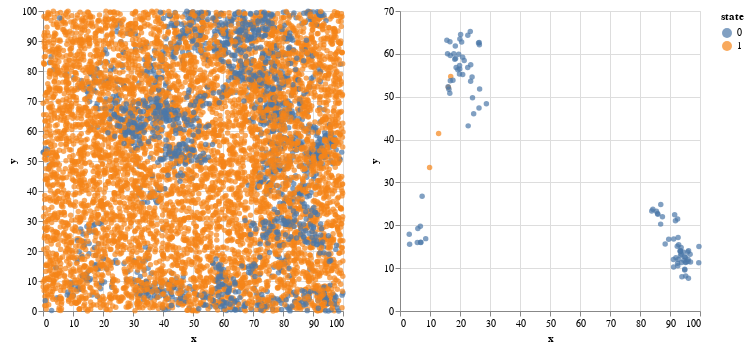

Notebook cell for this chart:
### Code cell
(alt.Chart(db.query('trial == 0').query('reward_trial == 1')).mark_circle().encode(
    x = 'x',
    y = 'y',
    order = 'step',
    color = 'state:N'
) | alt.Chart(db.query('trial == 50').query('reward_trial == 0')).mark_circle().encode(
    x = 'x',
    y = 'y',
    order = 'step',
    color = 'state:N'
))

### Figure 1 — Vega-Lite specification as saved in the notebook (floating-point values rounded to 4 significant figures; data arrays with more than 128 entries replaced by an {"elided": "..."} marker saying what was removed)
{"config": {"view": {"continuousWidth": 300, "continuousHeight": 300}}, "hconcat": [{"data": {"name": "data-dc6f422575a2f3bf9d7c2ef310e9dc19"}, "mark": {"type": "circle"}, "encoding": {"color": {"field": "state", "type": "nominal"}, "order": {"field": "step", "type": "quantitative"}, "x": {"field": "x", "type": "quantitative"}, "y": {"field": "y", "type": "quantitative"}}}, {"data": {"name": "data-1b1de166c701e15b2506515ea52c845c"}, "mark": {"type": "circle"}, "encoding": {"color": {"field": "state", "type": "nominal"}, "order": {"field": "step", "type": "quantitative"}, "x": {"field": "x", "type": "quantitative"}, "y": {"field": "y", "type": "quantitative"}}}], "$schema": "https://vega.github.io/schema/vega-lite/v5.17.0.json", "datasets": {"data-dc6f422575a2f3bf9d7c2ef310e9dc19": {"elided": "7872 records"}, "data-1b1de166c701e15b2506515ea52c845c": [{"trial": 50, "step": 0, "x": 91.82, "y": 21.03, "x_target": 16.17, "y_target": 40.95, "state": 0, "counter": 0, "reward": 0, "state_counter": 0, "reward_counter": 1, "reward_trial": 0}, {"trial": 50, "step": 1, "x": 92.54, "y": 21.45, "x_target": 16.17, "y_target": 40.95, "state": 0, "counter": 1, "reward": 0, "state_counter": 0, "reward_counter": 2, "reward_trial": 0}, {"trial": 50, "step": 2, "x": 91.55, "y": 22.48, "x_target": 16.17, "y_target": 40.95, "state": 0, "counter": 2, "reward": 0, "state_counter": 0, "reward_counter": 3, "reward_trial": 0}, {"trial": 50, "step": 3, "x": 87.48, "y": 22.02, "x_target": 16.17, "y_target": 40.95, "state": 0, "counter": 3, "reward": 0, "state_counter": 0, "reward_counter": 4, "reward_trial": 0}, {"trial": 50, "step": 4, "x": 84.28, "y": 23.77, "x_target": 16.17, "y_target": 40.95, "state": 0, "counter": 4, "reward": 0, "state_counter": 0, "reward_counter": 5, "reward_trial": 0}, {"trial": 50, "step": 5, "x": 85.85, "y": 22.75, "x_target": 16.17, "y_target": 40.95, "state": 0, "counter": 5, "reward": 0, "state_counter": 0, "reward_counter": 6, "reward_trial": 0}, {"trial": 50, "step": 6, "x": 85.48, "y": 23.27, "x_target": 16.17, "y_target": 40.95, "state": 0, "counter": 6, "reward": 0, "state_counter": 0, "reward_counter": 7, "reward_trial": 0}, {"trial": 50, "step": 7, "x": 86.92, "y": 24.84, "x_target": 16.17, "y_target": 40.95, "state": 0, "counter": 7, "reward": 0, "state_counter": 0, "reward_counter": 8, "reward_trial": 0}, {"trial": 50, "step": 8, "x": 83.92, "y": 23.34, "x_target": 16.17, "y_target": 40.95, "state": 0, "counter": 8, "reward": 0, "state_counter": 0, "reward_counter": 9, "reward_trial": 0}, {"trial": 50, "step": 9, "x": 85.96, "y": 22.55, "x_target": 16.17, "y_target": 40.95, "state": 0, "counter": 9, "reward": 0, "state_counter": 0, "reward_counter": 10, "reward_trial": 0}, {"trial": 50, "step": 10, "x": 86.88, "y": 20.27, "x_target": 16.17, "y_target": 40.95, "state": 0, "counter": 10, "reward": 0, "state_counter": 0, "reward_counter": 11, "reward_trial": 0}, {"trial": 50, "step": 11, "x": 89.57, "y": 16.72, "x_target": 16.17, "y_target": 40.95, "state": 0, "counter": 11, "reward": 0, "state_counter": 0, "reward_counter": 12, "reward_trial": 0}, {"trial": 50, "step": 12, "x": 88.39, "y": 15.61, "x_target": 16.17, "y_target": 40.95, "state": 0, "counter": 12, "reward": 0, "state_counter": 0, "reward_counter": 13, "reward_trial": 0}, {"trial": 50, "step": 13, "x": 92.9, "y": 15.44, "x_target": 16.17, "y_target": 40.95, "state": 0, "counter": 13, "reward": 0, "state_counter": 0, "reward_counter": 14, "reward_trial": 0}, {"trial": 50, "step": 14, "x": 92.73, "y": 12.0, "x_target": 16.17, "y_target": 40.95, "state": 0, "counter": 14, "reward": 0, "state_counter": 0, "reward_counter": 15, "reward_trial": 0}, {"trial": 50, "step": 15, "x": 92.41, "y": 15.11, "x_target": 16.17, "y_target": 40.95, "state": 0, "counter": 15, "reward": 0, "state_counter": 0, "reward_counter": 16, "reward_trial": 0}, {"trial": 50, "step": 16, "x": 92.7, "y": 17.18, "x_target": 16.17, "y_target": 40.95, "state": 0, "counter": 16, "reward": 0, "state_counter": 0, "reward_counter": 17, "reward_trial": 0}, {"trial": 50, "step": 17, "x": 93.71, "y": 14.84, "x_target": 16.17, "y_target": 40.95, "state": 0, "counter": 17, "reward": 0, "state_counter": 0, "reward_counter": 18, "reward_trial": 0}, {"trial": 50, "step": 18, "x": 94.34, "y": 13.74, "x_target": 16.17, "y_target": 40.95, "state": 0, "counter": 18, "reward": 0, "state_counter": 0, "reward_counter": 19, "reward_trial": 0}, {"trial": 50, "step": 19, "x": 95.17, "y": 11.33, "x_target": 16.17, "y_target": 40.95, "state": 0, "counter": 19, "reward": 0, "state_counter": 0, "reward_counter": 20, "reward_trial": 0}, {"trial": 50, "step": 20, "x": 94.92, "y": 9.76, "x_target": 16.17, "y_target": 40.95, "state": 0, "counter": 20, "reward": 0, "state_counter": 0, "reward_counter": 21, "reward_trial": 0}, {"trial": 50, "step": 21, "x": 94.91, "y": 9.565, "x_target": 16.17, "y_target": 40.95, "state": 0, "counter": 21, "reward": 0, "state_counter": 0, "reward_counter": 22, "reward_trial": 0}, {"trial": 50, "step": 22, "x": 96.2, "y": 14.05, "x_target": 16.17, "y_target": 40.95, "state": 0, "counter": 22, "reward": 0, "state_counter": 0, "reward_counter": 23, "reward_trial": 0}, {"trial": 50, "step": 23, "x": 96.84, "y": 11.46, "x_target": 16.17, "y_target": 40.95, "state": 0, "counter": 23, "reward": 0, "state_counter": 0, "reward_counter": 24, "reward_trial": 0}, {"trial": 50, "step": 24, "x": 93.97, "y": 8.017, "x_target": 16.17, "y_target": 40.95, "state": 0, "counter": 24, "reward": 0, "state_counter": 0, "reward_counter": 25, "reward_trial": 0}, {"trial": 50, "step": 25, "x": 95.23, "y": 8.181, "x_target": 16.17, "y_target": 40.95, "state": 0, "counter": 25, "reward": 0, "state_counter": 0, "reward_counter": 26, "reward_trial": 0}, {"trial": 50, "step": 26, "x": 96.15, "y": 7.643, "x_target": 16.17, "y_target": 40.95, "state": 0, "counter": 26, "reward": 0, "state_counter": 0, "reward_counter": 27, "reward_trial": 0}, {"trial": 50, "step": 27, "x": 95.86, "y": 13.76, "x_target": 16.17, "y_target": 40.95, "state": 0, "counter": 27, "reward": 0, "state_counter": 0, "reward_counter": 28, "reward_trial": 0}, {"trial": 50, "step": 28, "x": 93.84, "y": 11.34, "x_target": 16.17, "y_target": 40.95, "state": 0, "counter": 28, "reward": 0, "state_counter": 0, "reward_counter": 29, "reward_trial": 0}, {"trial": 50, "step": 29, "x": 91.23, "y": 16.78, "x_target": 16.17, "y_target": 40.95, "state": 0, "counter": 29, "reward": 0, "state_counter": 0, "reward_counter": 30, "reward_trial": 0}, {"trial": 50, "step": 30, "x": 93.51, "y": 13.93, "x_target": 16.17, "y_target": 40.95, "state": 0, "counter": 30, "reward": 0, "state_counter": 0, "reward_counter": 31, "reward_trial": 0}, {"trial": 50, "step": 31, "x": 95.16, "y": 12.51, "x_target": 16.17, "y_target": 40.95, "state": 0, "counter": 31, "reward": 0, "state_counter": 0, "reward_counter": 32, "reward_trial": 0}, {"trial": 50, "step": 32, "x": 91.13, "y": 12.01, "x_target": 16.17, "y_target": 40.95, "state": 0, "counter": 32, "reward": 0, "state_counter": 0, "reward_counter": 33, "reward_trial": 0}, {"trial": 50, "step": 33, "x": 96.03, "y": 11.57, "x_target": 16.17, "y_target": 40.95, "state": 0, "counter": 33, "reward": 0, "state_counter": 0, "reward_counter": 34, "reward_trial": 0}, {"trial": 50, "step": 34, "x": 95.35, "y": 11.42, "x_target": 16.17, "y_target": 40.95, "state": 0, "counter": 34, "reward": 0, "state_counter": 0, "reward_counter": 35, "reward_trial": 0}, {"trial": 50, "step": 35, "x": 94.62, "y": 11.82, "x_target": 16.17, "y_target": 40.95, "state": 0, "counter": 35, "reward": 0, "state_counter": 0, "reward_counter": 36, "reward_trial": 0}, {"trial": 50, "step": 36, "x": 96.04, "y": 12.05, "x_target": 16.17, "y_target": 40.95, "state": 0, "counter": 36, "reward": 0, "state_counter": 0, "reward_counter": 37, "reward_trial": 0}, {"trial": 50, "step": 37, "x": 94.91, "y": 12.66, "x_target": 16.17, "y_target": 40.95, "state": 0, "counter": 37, "reward": 0, "state_counter": 0, "reward_counter": 38, "reward_trial": 0}, {"trial": 50, "step": 38, "x": 92.61, "y": 10.54, "x_target": 16.17, "y_target": 40.95, "state": 0, "counter": 38, "reward": 0, "state_counter": 0, "reward_counter": 39, "reward_trial": 0}, {"trial": 50, "step": 39, "x": 92.53, "y": 11.13, "x_target": 16.17, "y_target": 40.95, "state": 0, "counter": 39, "reward": 0, "state_counter": 0, "reward_counter": 40, "reward_trial": 0}, {"trial": 50, "step": 40, "x": 91.21, "y": 10.25, "x_target": 16.17, "y_target": 40.95, "state": 0, "counter": 40, "reward": 0, "state_counter": 0, "reward_counter": 41, "reward_trial": 0}, {"trial": 50, "step": 41, "x": 91.96, "y": 12.45, "x_target": 16.17, "y_target": 40.95, "state": 0, "counter": 41, "reward": 0, "state_counter": 0, "reward_counter": 42, "reward_trial": 0}, {"trial": 50, "step": 42, "x": 93.77, "y": 13.22, "x_target": 16.17, "y_target": 40.95, "state": 0, "counter": 42, "reward": 0, "state_counter": 0, "reward_counter": 43, "reward_trial": 0}, {"trial": 50, "step": 43, "x": 93.41, "y": 13.87, "x_target": 16.17, "y_target": 40.95, "state": 0, "counter": 43, "reward": 0, "state_counter": 0, "reward_counter": 44, "reward_trial": 0}, {"trial": 50, "step": 44, "x": 93.48, "y": 12.91, "x_target": 16.17, "y_target": 40.95, "state": 0, "counter": 44, "reward": 0, "state_counter": 0, "reward_counter": 45, "reward_trial": 0}, {"trial": 50, "step": 45, "x": 93.41, "y": 14.14, "x_target": 16.17, "y_target": 40.95, "state": 0, "counter": 45, "reward": 0, "state_counter": 0, "reward_counter": 46, "reward_trial": 0}, {"trial": 50, "step": 46, "x": 96.71, "y": 13.22, "x_target": 16.17, "y_target": 40.95, "state": 0, "counter": 46, "reward": 0, "state_counter": 0, "reward_counter": 47, "reward_trial": 0}, {"trial": 50, "step": 47, "x": 99.59, "y": 11.26, "x_target": 16.17, "y_target": 40.95, "state": 0, "counter": 47, "reward": 0, "state_counter": 0, "reward_counter": 48, "reward_trial": 0}, {"trial": 50, "step": 48, "x": 99.65, "y": 15.05, "x_target": 16.17, "y_target": 40.95, "state": 0, "counter": 48, "reward": 0, "state_counter": 0, "reward_counter": 49, "reward_trial": 0}, {"trial": 50, "step": 49, "x": 3.081, "y": 17.89, "x_target": 16.17, "y_target": 40.95, "state": 0, "counter": 49, "reward": 0, "state_counter": 0, "reward_counter": 50, "reward_trial": 0}, {"trial": 50, "step": 50, "x": 3.204, "y": 15.56, "x_target": 16.17, "y_target": 40.95, "state": 0, "counter": 50, "reward": 0, "state_counter": 0, "reward_counter": 51, "reward_trial": 0}, {"trial": 50, "step": 51, "x": 5.771, "y": 15.97, "x_target": 16.17, "y_target": 40.95, "state": 0, "counter": 51, "reward": 0, "state_counter": 0, "reward_counter": 52, "reward_trial": 0}, {"trial": 50, "step": 52, "x": 6.783, "y": 19.76, "x_target": 16.17, "y_target": 40.95, "state": 0, "counter": 52, "reward": 0, "state_counter": 0, "reward_counter": 53, "reward_trial": 0}, {"trial": 50, "step": 53, "x": 5.943, "y": 19.27, "x_target": 16.17, "y_target": 40.95, "state": 0, "counter": 53, "reward": 0, "state_counter": 0, "reward_counter": 54, "reward_trial": 0}, {"trial": 50, "step": 54, "x": 6.905, "y": 16.07, "x_target": 16.17, "y_target": 40.95, "state": 0, "counter": 54, "reward": 0, "state_counter": 0, "reward_counter": 55, "reward_trial": 0}, {"trial": 50, "step": 55, "x": 6.932, "y": 15.96, "x_target": 16.17, "y_target": 40.95, "state": 0, "counter": 55, "reward": 0, "state_counter": 0, "reward_counter": 56, "reward_trial": 0}, {"trial": 50, "step": 56, "x": 8.568, "y": 16.89, "x_target": 16.17, "y_target": 40.95, "state": 0, "counter": 56, "reward": 0, "state_counter": 0, "reward_counter": 57, "reward_trial": 0}, {"trial": 50, "step": 57, "x": 7.377, "y": 26.78, "x_target": 16.17, "y_target": 40.95, "state": 0, "counter": 57, "reward": 0, "state_counter": 1, "reward_counter": 58, "reward_trial": 0}, {"trial": 50, "step": 58, "x": 9.866, "y": 33.46, "x_target": 16.17, "y_target": 40.95, "state": 1, "counter": 0, "reward": 0, "state_counter": 1, "reward_counter": 59, "reward_trial": 0}, {"trial": 50, "step": 59, "x": 12.87, "y": 41.43, "x_target": 16.17, "y_target": 40.95, "state": 1, "counter": 1, "reward": 0, "state_counter": 1, "reward_counter": 60, "reward_trial": 0}, {"trial": 50, "step": 60, "x": 16.91, "y": 54.71, "x_target": 16.17, "y_target": 40.95, "state": 1, "counter": 2, "reward": 0, "state_counter": 1, "reward_counter": 61, "reward_trial": 0}, {"trial": 50, "step": 61, "x": 16.14, "y": 52.19, "x_target": 16.17, "y_target": 40.95, "state": 1, "counter": 3, "reward": 0, "state_counter": 2, "reward_counter": 62, "reward_trial": 0}, {"trial": 50, "step": 62, "x": 16.78, "y": 53.74, "x_target": 16.17, "y_target": 40.95, "state": 0, "counter": 0, "reward": 0, "state_counter": 2, "reward_counter": 63, "reward_trial": 0}, {"trial": 50, "step": 63, "x": 22.57, "y": 56.8, "x_target": 16.17, "y_target": 40.95, "state": 0, "counter": 1, "reward": 0, "state_counter": 2, "reward_counter": 64, "reward_trial": 0}, {"trial": 50, "step": 64, "x": 23.57, "y": 57.47, "x_target": 16.17, "y_target": 40.95, "state": 0, "counter": 2, "reward": 0, "state_counter": 2, "reward_counter": 65, "reward_trial": 0}, {"trial": 50, "step": 65, "x": 26.39, "y": 62.65, "x_target": 16.17, "y_target": 40.95, "state": 0, "counter": 3, "reward": 0, "state_counter": 2, "reward_counter": 66, "reward_trial": 0}, {"trial": 50, "step": 66, "x": 26.47, "y": 62.11, "x_target": 16.17, "y_target": 40.95, "state": 0, "counter": 4, "reward": 0, "state_counter": 2, "reward_counter": 67, "reward_trial": 0}, {"trial": 50, "step": 67, "x": 26.18, "y": 62.56, "x_target": 16.17, "y_target": 40.95, "state": 0, "counter": 5, "reward": 0, "state_counter": 2, "reward_counter": 68, "reward_trial": 0}, {"trial": 50, "step": 68, "x": 23.43, "y": 65.21, "x_target": 16.17, "y_target": 40.95, "state": 0, "counter": 6, "reward": 0, "state_counter": 2, "reward_counter": 69, "reward_trial": 0}, {"trial": 50, "step": 69, "x": 22.61, "y": 64.37, "x_target": 16.17, "y_target": 40.95, "state": 0, "counter": 7, "reward": 0, "state_counter": 2, "reward_counter": 70, "reward_trial": 0}, {"trial": 50, "step": 70, "x": 20.21, "y": 64.49, "x_target": 16.17, "y_target": 40.95, "state": 0, "counter": 8, "reward": 0, "state_counter": 2, "reward_counter": 71, "reward_trial": 0}, {"trial": 50, "step": 71, "x": 20.55, "y": 62.77, "x_target": 16.17, "y_target": 40.95, "state": 0, "counter": 9, "reward": 0, "state_counter": 2, "reward_counter": 72, "reward_trial": 0}, {"trial": 50, "step": 72, "x": 19.96, "y": 63.44, "x_target": 16.17, "y_target": 40.95, "state": 0, "counter": 10, "reward": 0, "state_counter": 2, "reward_counter": 73, "reward_trial": 0}, {"trial": 50, "step": 73, "x": 18.44, "y": 61.84, "x_target": 16.17, "y_target": 40.95, "state": 0, "counter": 11, "reward": 0, "state_counter": 2, "reward_counter": 74, "reward_trial": 0}, {"trial": 50, "step": 74, "x": 16.65, "y": 62.82, "x_target": 16.17, "y_target": 40.95, "state": 0, "counter": 12, "reward": 0, "state_counter": 2, "reward_counter": 75, "reward_trial": 0}, {"trial": 50, "step": 75, "x": 15.63, "y": 63.18, "x_target": 16.17, "y_target": 40.95, "state": 0, "counter": 13, "reward": 0, "state_counter": 2, "reward_counter": 76, "reward_trial": 0}, {"trial": 50, "step": 76, "x": 16.76, "y": 59.62, "x_target": 16.17, "y_target": 40.95, "state": 0, "counter": 14, "reward": 0, "state_counter": 2, "reward_counter": 77, "reward_trial": 0}, {"trial": 50, "step": 77, "x": 15.85, "y": 60.05, "x_target": 16.17, "y_target": 40.95, "state": 0, "counter": 15, "reward": 0, "state_counter": 2, "reward_counter": 78, "reward_trial": 0}, {"trial": 50, "step": 78, "x": 17.65, "y": 53.83, "x_target": 16.17, "y_target": 40.95, "state": 0, "counter": 16, "reward": 0, "state_counter": 2, "reward_counter": 79, "reward_trial": 0}, {"trial": 50, "step": 79, "x": 16.61, "y": 50.83, "x_target": 16.17, "y_target": 40.95, "state": 0, "counter": 17, "reward": 0, "state_counter": 2, "reward_counter": 80, "reward_trial": 0}, {"trial": 50, "step": 80, "x": 16.31, "y": 51.76, "x_target": 16.17, "y_target": 40.95, "state": 0, "counter": 18, "reward": 0, "state_counter": 2, "reward_counter": 81, "reward_trial": 0}, {"trial": 50, "step": 81, "x": 16.03, "y": 52.32, "x_target": 16.17, "y_target": 40.95, "state": 0, "counter": 19, "reward": 0, "state_counter": 2, "reward_counter": 82, "reward_trial": 0}, {"trial": 50, "step": 82, "x": 18.71, "y": 56.82, "x_target": 16.17, "y_target": 40.95, "state": 0, "counter": 20, "reward": 0, "state_counter": 2, "reward_counter": 83, "reward_trial": 0}, {"trial": 50, "step": 83, "x": 19.56, "y": 59.9, "x_target": 16.17, "y_target": 40.95, "state": 0, "counter": 21, "reward": 0, "state_counter": 2, "reward_counter": 84, "reward_trial": 0}, {"trial": 50, "step": 84, "x": 20.89, "y": 59.24, "x_target": 16.17, "y_target": 40.95, "state": 0, "counter": 22, "reward": 0, "state_counter": 2, "reward_counter": 85, "reward_trial": 0}, {"trial": 50, "step": 85, "x": 19.28, "y": 56.27, "x_target": 16.17, "y_target": 40.95, "state": 0, "counter": 23, "reward": 0, "state_counter": 2, "reward_counter": 86, "reward_trial": 0}, {"trial": 50, "step": 86, "x": 19.93, "y": 56.45, "x_target": 16.17, "y_target": 40.95, "state": 0, "counter": 24, "reward": 0, "state_counter": 2, "reward_counter": 87, "reward_trial": 0}, {"trial": 50, "step": 87, "x": 18.53, "y": 58.91, "x_target": 16.17, "y_target": 40.95, "state": 0, "counter": 25, "reward": 0, "state_counter": 2, "reward_counter": 88, "reward_trial": 0}, {"trial": 50, "step": 88, "x": 17.94, "y": 60.05, "x_target": 16.17, "y_target": 40.95, "state": 0, "counter": 26, "reward": 0, "state_counter": 2, "reward_counter": 89, "reward_trial": 0}, {"trial": 50, "step": 89, "x": 19.82, "y": 55.32, "x_target": 16.17, "y_target": 40.95, "state": 0, "counter": 27, "reward": 0, "state_counter": 2, "reward_counter": 90, "reward_trial": 0}, {"trial": 50, "step": 90, "x": 18.26, "y": 58.72, "x_target": 16.17, "y_target": 40.95, "state": 0, "counter": 28, "reward": 0, "state_counter": 2, "reward_counter": 91, "reward_trial": 0}, {"trial": 50, "step": 91, "x": 19.86, "y": 57.3, "x_target": 16.17, "y_target": 40.95, "state": 0, "counter": 29, "reward": 0, "state_counter": 2, "reward_counter": 92, "reward_trial": 0}, {"trial": 50, "step": 92, "x": 21.39, "y": 58.47, "x_target": 16.17, "y_target": 40.95, "state": 0, "counter": 30, "reward": 0, "state_counter": 2, "reward_counter": 93, "reward_trial": 0}, {"trial": 50, "step": 93, "x": 24.03, "y": 54.58, "x_target": 16.17, "y_target": 40.95, "state": 0, "counter": 31, "reward": 0, "state_counter": 2, "reward_counter": 94, "reward_trial": 0}, {"trial": 50, "step": 94, "x": 23.55, "y": 53.62, "x_target": 16.17, "y_target": 40.95, "state": 0, "counter": 32, "reward": 0, "state_counter": 2, "reward_counter": 95, "reward_trial": 0}, {"trial": 50, "step": 95, "x": 20.9, "y": 55.2, "x_target": 16.17, "y_target": 40.95, "state": 0, "counter": 33, "reward": 0, "state_counter": 2, "reward_counter": 96, "reward_trial": 0}, {"trial": 50, "step": 96, "x": 24.17, "y": 49.74, "x_target": 16.17, "y_target": 40.95, "state": 0, "counter": 34, "reward": 0, "state_counter": 2, "reward_counter": 97, "reward_trial": 0}, {"trial": 50, "step": 97, "x": 26.54, "y": 51.78, "x_target": 16.17, "y_target": 40.95, "state": 0, "counter": 35, "reward": 0, "state_counter": 2, "reward_counter": 98, "reward_trial": 0}, {"trial": 50, "step": 98, "x": 28.8, "y": 48.34, "x_target": 16.17, "y_target": 40.95, "state": 0, "counter": 36, "reward": 0, "state_counter": 2, "reward_counter": 99, "reward_trial": 0}, {"trial": 50, "step": 99, "x": 26.33, "y": 47.39, "x_target": 16.17, "y_target": 40.95, "state": 0, "counter": 37, "reward": 0, "state_counter": 2, "reward_counter": 100, "reward_trial": 0}, {"trial": 50, "step": 100, "x": 24.56, "y": 46.02, "x_target": 16.17, "y_target": 40.95, "state": 0, "counter": 38, "reward": 0, "state_counter": 2, "reward_counter": 101, "reward_trial": 0}, {"trial": 50, "step": 101, "x": 22.73, "y": 43.2, "x_target": 16.17, "y_target": 40.95, "state": 0, "counter": 39, "reward": 0, "state_counter": 2, "reward_counter": 102, "reward_trial": 0}]}}
